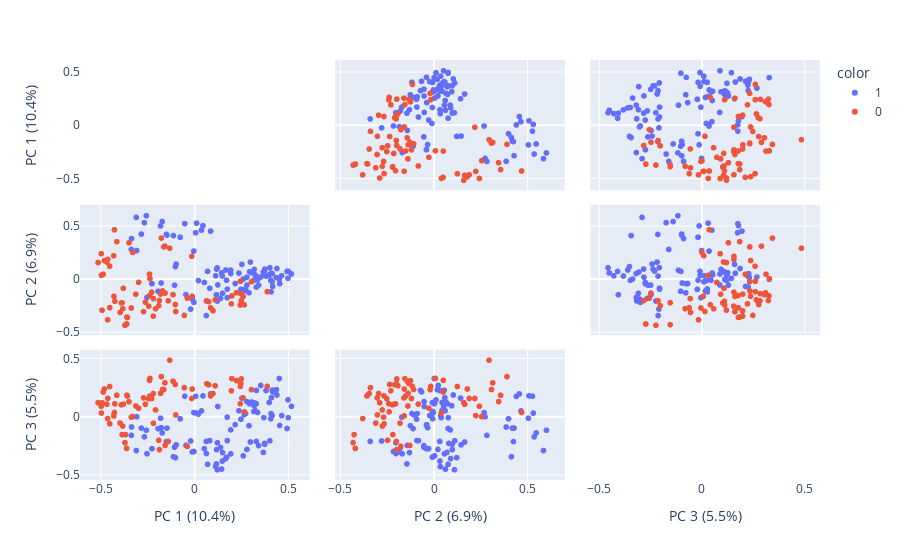

Notebook cell for this chart:
### Code cell
labels = {
    str(i): f"PC {i+1} ({var:.1f}%)"
    for i, var in enumerate(pca.explained_variance_ratio_ * 100)
}

fig = px.scatter_matrix(
    components,
    labels=labels,
    dimensions=range(3),
    color=train_df["target"].astype(str),
    hover_name=train_df["text"]
)
fig.update_traces(diagonal_visible=False)
fig.show()

### Figure 1 — Plotly figure (JSON) as saved in the notebook; plotly's stock layout.template omitted (floating-point values rounded to 4 significant figures)
{"data": [{"diagonal": {"visible": false}, "dimensions": [{"axis": {"matches": true}, "label": "PC 1 (10.4%)", "values": [0.1121, -0.1954, 0.4059, 0.3686, 0.0515, 0.01985, -0.09922, 0.2589, 0.1924, -0.1026, 0.2158, -0.01242, -0.004011, 0.06891, 0.1487, 0.516, 0.1736, 0.2715, 0.4128, 0.1233, 0.3728, 0.1474, -0.1072, -0.179, 0.3289, 0.4386, 0.4141, 0.401, 0.4361, 0.4975, 0.464, 0.2782, 0.3158, 0.3195, 0.4991, 0.3153, 0.3804, 0.4533, 0.3286, 0.3277, 0.2897, 0.4925, 0.4072, 0.293, 0.264, 0.3525, 0.3738, 0.3177, 0.3972, 0.3352, 0.3661, 0.4511, 0.2518, 0.4096, 0.1734, 0.2466, 0.116, -0.0216, 0.06182, 0.1699, 0.1379, 0.06254, 0.121, -0.0464, -0.2278, 0.1169, 0.3031, -0.2545, 0.2359, 0.4161, 0.3222, 0.192, 0.1434, 0.03632, -0.1479, -0.004507, -0.2683, 0.08465, -0.1133, -0.151, -0.07728, 0.005392, -0.1735, -0.2843, -0.3093, -0.3369, -0.3117, -0.05292, -0.258, -0.1821, -0.07728, 0.01024, -0.3379, 0.341, 0.2969, 0.0803, 0.04426, 0.1205, 0.2786, 0.1659, -0.2278]}, {"axis": {"matches": true}, "label": "PC 2 (6.9%)", "values": [0.03474, -0.1112, -0.00637, 0.03919, -0.02756, -0.01033, 0.1459, 0.004229, 0.05672, 0.1225, -0.0378, -0.1841, -0.2159, 0.07648, -0.1302, 0.05246, -0.09058, -0.08901, -0.02233, -0.05116, 0.08035, 0.03291, -0.05335, -0.03316, -0.07134, 0.104, 0.05549, 0.1118, 0.01857, 0.01146, 0.03645, -0.0524, -0.006762, -0.0002053, 0.07703, -0.00759, 0.03166, -0.03921, 0.03196, 0.003916, -0.1255, 0.0762, -0.1168, 0.07335, -0.1082, 0.02356, 0.09776, 0.09583, 0.04419, -0.002287, 0.07031, 0.002094, 0.143, 0.05927, -0.1719, -0.09243, -0.1438, -0.2792, -0.3403, -0.007797, -0.1784, -0.2022, -0.203, -0.1418, -0.03967, 0.09874, 0.06474, -0.169, 0.06077, -0.06565, 0.04375, 0.08773, 0.06214, 0.466, 0.4196, 0.2687, 0.5364, 0.4573, 0.4148, 0.4257, 0.3994, 0.4411, 0.5471, 0.4288, 0.2738, 0.3867, 0.5863, 0.5273, 0.602, 0.5056, 0.3994, 0.532, 0.2837, -0.05267, 0.1643, -0.08207, 0.5089, 0.1102, 0.02195, 0.08998, -0.03967]}, {"axis": {"matches": true}, "label": "PC 3 (5.5%)", "values": [-0.4278, -0.1018, -0.01711, -0.007163, -0.2744, 0.02264, -0.2414, -0.3361, -0.3188, -0.3514, -0.06766, -0.3024, -0.2984, -0.4089, -0.3077, 0.08963, -0.2048, 0.0273, 0.0113, 0.08856, -0.229, -0.3807, -0.2617, -0.09435, 0.2271, 0.1876, 0.2294, -0.2063, 0.233, 0.1456, 0.01079, 0.1309, 0.04594, 0.1137, -0.007623, 0.1218, 0.2259, -0.07475, -0.2122, 0.1137, -0.07679, -0.1007, 0.02782, 0.1117, 0.01874, 0.2697, -0.2364, 0.0949, 0.1232, 0.03749, -0.3061, 0.3294, 0.1608, 0.1646, -0.003413, -0.02088, -0.4056, -0.2079, -0.212, -0.3475, -0.2643, -0.316, -0.2228, -0.2464, -0.274, -0.2822, 0.127, -0.3182, 0.0519, 0.2143, 0.05388, -0.1127, -0.45, 0.05036, -0.09733, 0.03635, -0.1728, 0.197, -0.3434, -0.2132, -0.01729, 0.1756, -0.1388, -0.09687, 1.8e-05, -0.0877, -0.2902, 0.1769, -0.1154, -0.01199, -0.01729, 0.03192, -0.1599, -0.2478, -0.2168, -0.205, 0.1799, -0.4556, -0.2809, -0.3594, -0.274]}], "hovertemplate": "<b>%{hovertext}</b><br><br>color=1<br>%{xaxis.title.text}=%{x}<br>%{yaxis.title.text}=%{y}<extra></extra>", "hovertext": ["I can't stand working for this jerk. I'm so done with this job.", "I don't know how we're going to get this project done. My team is useless.", "I'm so bored. Can't wait to get out of here and go home.", "I'm calling in sick tomorrow. I can't handle another day of this.", "I just got offered a job with better pay and benefits. Should I take it?", "This meeting is such a waste of time. I have better things to do.", "I hate having to pretend like I care about this project. It's pointless.", "I wish I could just quit and travel the world instead of being stuck here.", "I'm so tired of my coworkers' drama. I can't wait to leave this toxic environment.", "I don't understand why my boss is so obsessed with micromanaging everything.", "I'm counting down the minutes until I can leave this place for good.", "I can't handle the workload anymore. Something needs to change.", "I just heard that the company is going bankrupt. I need to start looking for a new job.", "I can't believe how unprofessional my coworker is being right now.", "I'm so over this job. I need to find something that actually makes me happy.", "I'm too hungover to come in today.", "Can I get a raise? I need to pay off some gambling debts.", "Hey, can I borrow some money? I spent all mine on partying last night.", "I don't feel like working today. Can I just take a mental health day?", "I'm running late because I overslept. Can you cover for me?", "I'm not feeling well, but it's probably just from all the drinking I did last night.", "I'm quitting. This job sucks.", "I accidentally sent that email to the wrong person. Can you help me fix it?", "I don't know how to do this task. Can you do it for me?", "Sorry, I can't come in today. I'm going to be busy smoking weed.", "I'm going to be late because I'm stuck in traffic. I shouldn't have stayed up so late partying last night.", "I'm too tired to come in today. Can I take a nap instead?", "I'm not feeling well. I think I might have caught something from one of my many one-night stands.", "Can I leave early today? I have a hot date tonight.", "I don't want to work today. Can we just go out and get drunk instead?", "I need to take a break. I'm going to go smoke a joint.", "I'm going to be late because I'm waiting for my drug dealer to show up.", "I'm too busy watching Netflix to come in today.", "I'm going to be late because I'm stuck in line at the liquor store.", "I'm too hungover to do anything today.", "I'm not coming in today. I have to go to court for my DUI.", "Can I leave early today? I have a poker game tonight.", "I need to take a sick day. My girlfriend just dumped me.", "I'm not feeling well. I think I have food poisoning from that sushi I had last night.", "I'm going to be late because I forgot my keys and I had to break into my own apartment.", "I need to take a day off. My ex is stalking me and I need to file a restraining order.", "I'm not feeling well. I think I have a hangover.", "I can't come in today. My car broke down and I don't have any money to fix it.", "I'm going to be late because I overslept. I was up all night playing video games.", "I need to take a personal day. I just found out my dog has cancer.", "Can I leave early today? I have a golf game scheduled.", "I'm not feeling well. I think I ate something bad.", "I'm going to be late because I have to drop my kid off at daycare.", "I can't come in today. My roommate is having a party and I need to help clean up.", "I need to take a mental health day. I'm really stressed out.", "I'm not feeling well. I think I caught something from that girl I hooked up with last night.", "Can I leave early today? I have a date tonight and I need to get ready.", "I'm going to be late because I have a dentist appointment.", "I can't come in today. I have a doctor's appointment.", "Good morning beautiful. I hope you have an amazing day today.", "I miss you so much already. Can't wait to see you later.", "You're the best thing that ever happened to me. I love you more than anything.", "I'm so grateful for you and everything you do for me. Thank you for being my partner.", "Just wanted to remind you how much I love you and how lucky I am to have you in my life.", "I can't stop thinking about you. You make my heart skip a beat.", "You're my sunshine on a cloudy day. Love you always.", "I feel so blessed to have you as my girlfriend. I can't wait to create more amazing memories together.", "You're the most beautiful person I know, both inside and out. Love you to the moon and back.", "You make me a better person. Thank you for being my inspiration and motivation.", "I'm going to tell the boss what I really think about this project. It's a disaster.", "Did you hear about that coworker's personal life? I can't believe it. I'm going to gossip about it at lunch.", "I'm going to sneak out of work early today. Don't tell anyone.", "I can't believe they put us on this project together. I can't work with them. They're so incompetent.", "I'm not doing any work today. I'm just going to pretend like I am and hope no one notices.", "I'm going to take a long lunch break today. Maybe even hit up a bar. Want to come?", "This is so boring. I can't wait until the day is over so I can go home.", "I'm going to play a prank on the boss. It's going to be hilarious.", "I hate this job. I wish I could just quit and travel the world.", "I can't believe how boring this class is. I'm going to fall asleep.", "I didn't study at all for this test. I'm screwed.", "I'm going to cheat on this test. I need to pass.", "This teacher is terrible. I'm not learning anything in this class.", "I'm going to skip class today. It's not like anything important is going to happen.", "I can't stand this teacher's voice. It's like nails on a chalkboard.", "I'm going to complain to the principal about this teacher. They're not doing their job right.", "I don't care about this class. I'm just going to wing it.", "I'm going to be late to class today. Hopefully, the teacher won't notice.", "I'm going to argue with the teacher about their grading. They're being unfair.", "I can't believe how useless this lecture is. I'm never going to use any of this information.", "I didn't do the assignment because I had better things to do.", "I'm going to copy and paste this entire paper from the internet. It's not like the professor will notice.", "This professor is terrible. They don't even know how to teach properly.", "I'm going to skip class today. This class is not worth my time.", "I'm going to argue with the professor about their grading. They're being unfair.", "I don't understand why I have to take this class. It's a waste of my time.", "I don't care about this class. I'm just going to wing it.", "I'm not going to attend the office hours. The professor doesn't even care about their students.", "I'm going to write a bad review about this professor on RateMyProfessor. They deserve it.", "I can't wait to get out of here. This family is driving me insane.", "I hate my job. I don't want to go back there tomorrow.", "I can't believe how much weight I've gained. I need to start dieting ASAP.", "I'm going to skip class today. It's not like it's important anyway.", "I can't believe what a jerk my boss is. I'm so sick of working here.", "I had such a wild night last night. You wouldn't believe what happened.", "I think I have a crush on someone in the office. I can't stop thinking about them.", "I'm going to tell the boss what I really think about this project. It's a disaster."], "legendgroup": "1", "marker": {"color": "#636efa", "symbol": "circle"}, "name": "1", "showlegend": true, "type": "splom"}, {"diagonal": {"visible": false}, "dimensions": [{"axis": {"matches": true}, "label": "PC 1 (10.4%)", "values": [-0.4939, 0.223, -0.1914, 0.08479, 0.2488, -0.3873, -0.2454, -0.314, 0.2581, -0.2203, -0.05554, -0.3619, 0.303, -0.2992, -0.1155, -0.2086, 0.2648, 0.198, -0.3382, 0.387, -0.2629, -0.1412, -0.453, 0.07435, -0.1819, -0.221, -0.1035, -0.3691, -0.1011, -0.01348, 0.06432, -0.363, 0.1954, -0.2292, -0.359, -0.1576, -0.3808, -0.4258, -0.2728, 0.09774, 0.2438, -0.3914, -0.2401, -0.3835, -0.03917, -0.1715, -0.3718, -0.4644, -0.4307, 0.2429, 0.2459, -0.359, -0.363, 0.1092, -0.1884, -0.398, -0.5152, -0.1331, -0.4153, -0.4687, -0.241, -0.4985, -0.1588, -0.2386, -0.4814, -0.3306, -0.4532, -0.178, -0.4634, -0.4281, -0.4974, -0.01568, -0.4881, -0.3505, -0.1648, -0.432]}, {"axis": {"matches": true}, "label": "PC 2 (6.9%)", "values": [-0.2895, -0.1249, -0.247, -0.2666, -0.1981, -0.2192, -0.2518, -0.1384, -0.1599, -0.1805, -0.3388, -0.3542, -0.01998, -0.02651, -0.1426, -0.2758, -0.2391, -0.1548, -0.2686, -0.1147, -0.2138, -0.2006, -0.2657, -0.2092, -0.1375, -0.3455, -0.2361, -0.4262, -0.3018, -0.1579, -0.2012, -0.4195, -0.2296, -0.1197, -0.3573, -0.1282, -0.08295, -0.2048, -0.3032, -0.2952, -0.01645, -0.2213, -0.1512, -0.2756, -0.1762, -0.1079, -0.4317, -0.3803, -0.1586, -0.2409, -0.1333, -0.3573, -0.4195, -0.1922, -0.1987, -0.3109, 0.1601, 0.2952, 0.3571, 0.165, 0.05064, 0.2437, 0.3149, 0.008442, 0.179, 0.2557, 0.1258, 0.3911, 0.1892, 0.4692, 0.04049, 0.2192, 0.04969, 0.3464, 0.3082, 0.2245]}, {"axis": {"matches": true}, "label": "PC 3 (5.5%)", "values": [0.121, 0.3115, -0.2017, 0.1793, 0.3256, -0.153, 0.1566, 0.09291, 0.1626, -0.05515, 0.2499, 0.1858, 0.2339, 0.07401, 0.3063, 0.05891, 0.0427, 0.3283, -0.003004, 0.2621, 0.1078, -0.2122, -0.06026, 0.2752, 0.2012, 0.1998, 0.2785, -0.153, 0.01632, 0.2389, 0.2846, -0.2717, 0.2238, 0.1575, 0.1794, -0.2466, 0.1089, 0.1114, 0.1624, 0.2001, 0.2615, 0.1031, 0.1778, -0.08032, -0.2543, 0.235, -0.2225, -0.01481, 0.007462, 0.1124, 0.2868, 0.1794, -0.2717, 0.2672, -0.282, -0.05384, 0.1213, 0.4865, 0.1857, 0.1075, 0.3139, 0.09055, 0.2918, 0.33, 0.2391, 0.001929, 0.2607, 0.3453, 0.1577, 0.03724, 0.03246, 0.1578, 0.2128, 0.1305, 0.2347, 0.01065]}], "hovertemplate": "<b>%{hovertext}</b><br><br>color=0<br>%{xaxis.title.text}=%{x}<br>%{yaxis.title.text}=%{y}<extra></extra>", "hovertext": ["Hi just wanted to let you know that I finished the project and it's ready for your review. Let me know if you need anything else from me.", "Good morning I'm running a few minutes late today due to traffic. I should be in the office by", "Hi I'm having trouble accessing the company database. Are you available to help troubleshoot the issue?", "Just a reminder that we have a team meeting attoday. Looking forward to seeing you there.", "Hi I need to take a personal day tomorrow. I've already notified and I will make sure to complete any outstanding tasks before I leave.", "Thanks for your feedback on the report. I've made the changes you suggested and will send the updated version to you shortly.", "Can we schedule a quick call to discuss the new project? I have some ideas I'd like to run by you.", "Good luck with the presentation today! Let me know how it goes.", "I'm not feeling well today and won't be able to make it into the office. I'll be available by email or phone if you need me.", "Just wanted to say thank you for your help on the project. I couldn't have done it without you!", "Hi just wanted to check in and see if you need anything from me today.", "Good morning I wanted to update you on the progress of the project. We're on track to meet the deadline.", "Hi I'm going to be out of the office today for a doctor's appointment. Is there anything urgent you need me to take care of before I go?", "Just wanted to let you know that I completed the training module and passed the quiz. Thanks for assigning it to me!", "Good afternoon can we schedule a meeting to discuss the budget for next quarter?", "Hi I wanted to share an idea I have for improving our customer service. When would be a good time to talk about it?", "I'm going to be working from home today. Is there anything you need me to take care of remotely?", "Hi I'm running late this morning due to traffic. I should be in the office by", "Just wanted to check in and make sure you received the report I sent yesterday. Let me know if you have any questions or feedback.", "Hi I need to take a personal day next week for a family event. Is there anything you need me to take care of before I go?", "Good morning I wanted to let you know that I finished the task you assigned me and it's ready for your review.", "Hi I'm having trouble with my computer. Can you or IT help me troubleshoot the issue?", "Just wanted to say thank you for your guidance on the project. I appreciate your support.", "Hi I'm going to be in a meeting for the next hour. Can I follow up with you afterwards?", "Good afternoon I wanted to let you know that I'll be out of the office for a training seminar next week. I've already coordinated withto cover my responsibilities.", "Hi I wanted to remind you that our team is presenting the new project to the client tomorrow. Is there anything else you need from me before then?", "Just wanted to check in and make sure we're still on track for our meeting tomorrow at", "Hi I received a request from a client for a new product feature. Can we discuss it further?", "Good morning I wanted to give you an update on the sales numbers for last quarter. We exceeded our target by", "Hi I'm going to be on vacation next week. I'll make sure to complete all outstanding tasks before I go.", "Just wanted to let you know that I'm running a few minutes late this morning due to an unexpected delay. I should be in the office by", "Hi I wanted to share some positive feedback we received from a client. They were very happy with the service we provided.", "Good afternoon I wanted to request a day off next month for a personal event. Is that possible?", "Hi I wanted to discuss my performance evaluation with you. When would be a good time to do that?", "Just wanted to remind you that the deadline for the project is coming up. Do you need any additional information or support from me?", "Hi I'm having trouble with a difficult customer", "Hi can you send me the latest version of the presentation? I need to review it before the meeting tomorrow.", "Good morning I wanted to check in and see if you need any help with the project.", "Hi I wanted to let you know that I completed my part of the task. Let me know if you need anything else from me.", "Just wanted to remind you that we have a team meeting attoday. Looking forward to seeing you there.", "Hi I'm going to be out of the office tomorrow for a doctor's appointment. Can you cover my responsibilities for the day?", "Good afternoon can you send me the file with the data we discussed earlier?", "Hi I wanted to discuss some ideas I have for the project. When would be a good time to talk about it?", "Just wanted to say thank you for your help on the project. I appreciate your support.", "Hi I'm having trouble with my computer. Do you have any suggestions on how to fix it?", "Good morning I wanted to let you know that I'll be out of the office for a training seminar next week. I'll make sure to complete all outstanding tasks before I go.", "Hi I received a request from a client for a new product feature. Can you help me research it?", "Just wanted to check in and see how you're doing on the project. Do you need any support or resources?", "Hi can you review the document I sent and give me your feedback by the end of the day?", "Good afternoon I'm going to be working from home tomorrow. Is there anything you need me to take care of remotely?", "Hi I need to take a personal day next week for a family event. Can you cover my responsibilities for the day?", "Just wanted to remind you that the deadline for the project is coming up. Do you need any additional information or support from me?", "Hi I wanted to share some positive feedback we received from a client. They were very happy with the service we provided.", "Good morning I'm going to be in a meeting for the next hour. Can I follow up with you afterwards?", "Hi I'm having trouble with a difficult customer. Can you offer any advice or support?", "Just wanted to say thank you for your hard work on the project. We're making great progress together.", "Good morning, Professor I wanted to check in and see if you had any feedback on my recent assignment.", "Hi Professor I'm going to be late to class today due to unforeseen circumstances. I will be there as soon as I can.", "Good afternoon, Professor I had a question about the reading assignment. Could we discuss it after class?", "Hi Professor I just wanted to say thank you for your guidance and support this semester. I appreciate your help.", "Good morning, Professor Could you let me know if there are any updates or changes to the schedule for this week?", "Hi Professor I'm having trouble understanding the concepts in this week's lecture. Do you have any additional resources or suggestions?", "Good afternoon, Professor I'm sorry to inform you that I won't be able to attend class today due to illness. I will make sure to catch up on the missed material.", "Hi Professor I was wondering if I could schedule some time to discuss my academic progress and future plans with you?", "Good morning, Professor Could you clarify the requirements for the upcoming assignment? I want to make sure I'm on the right track.", "Hi Professor I'm having trouble accessing the course materials online. Is there a solution to this issue?", "Good afternoon, Professor I just wanted to inform you that I'll be submitting my assignment a bit later than the deadline due to personal circumstances.", "Hi Professor I wanted to let you know that I won't be able to attend the lecture tomorrow. Is there anything I should be aware of before the next class?", "Good morning, Professor I was wondering if you could recommend some additional readings or sources related to the current topic.", "Hi Professor I'm really struggling with the class material. Do you have any advice or suggestions for how I can improve my understanding?", "Good afternoon, Professor I'm interested in pursuing a research project related to this course. Could we discuss potential ideas and resources?", "Hi Professor I just wanted to inform you that I won't be able to attend the final exam due to a medical emergency. Is there a possibility for a makeup exam?", "Good morning, Professor I wanted to inform you that I'll be submitting my assignment earlier than the deadline, as I want to receive feedback and improve my work.", "Hi Professor I'm having trouble finding the required textbook for this class. Is there a way to access it?", "Good afternoon, Professor I was wondering if you could provide some advice on how to prepare for the upcoming exam?", "Hi Professor I just wanted to express my appreciation for your passion and dedication to teaching. I'm learning so much from your class."], "legendgroup": "0", "marker": {"color": "#EF553B", "symbol": "circle"}, "name": "0", "showlegend": true, "type": "splom"}], "layout": {"dragmode": "select", "legend": {"title": {"text": "color"}, "tracegroupgap": 0}, "margin": {"t": 60}}}
